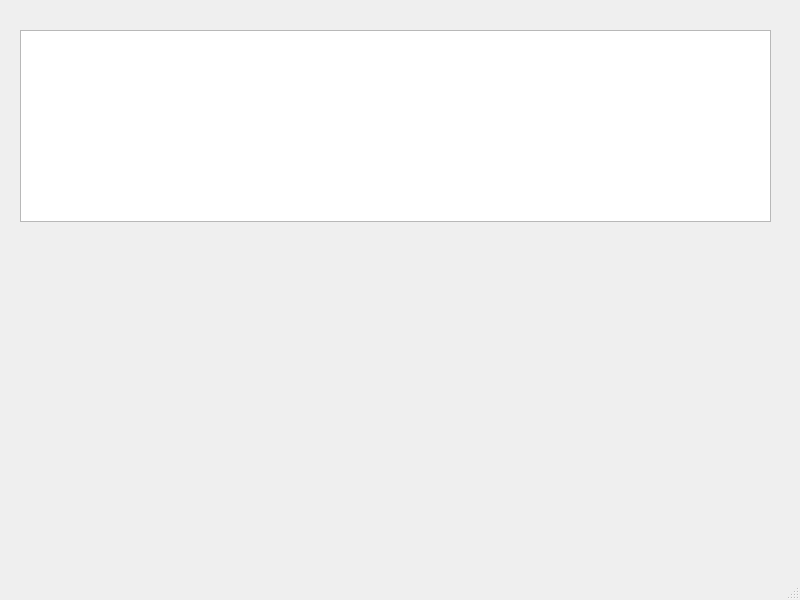
<?xml version="1.0" encoding="UTF-8"?>
<ui version="4.0">
 <class>CaptureWindow</class>
 <widget class="QMainWindow" name="CaptureWindow">
  <property name="geometry">
   <rect>
    <x>0</x>
    <y>0</y>
    <width>800</width>
    <height>600</height>
   </rect>
  </property>
  <property name="windowTitle">
   <string>CaptureWindow</string>
  </property>
  <widget class="QWidget" name="centralwidget">
   <widget class="QColumnView" name="satColumnView">
    <property name="geometry">
     <rect>
      <x>20</x>
      <y>30</y>
      <width>751</width>
      <height>192</height>
     </rect>
    </property>
   </widget>
  </widget>
  <widget class="QMenuBar" name="menubar">
   <property name="geometry">
    <rect>
     <x>0</x>
     <y>0</y>
     <width>800</width>
     <height>21</height>
    </rect>
   </property>
  </widget>
  <widget class="QStatusBar" name="statusbar"/>
 </widget>
 <resources/>
 <connections/>
</ui>
